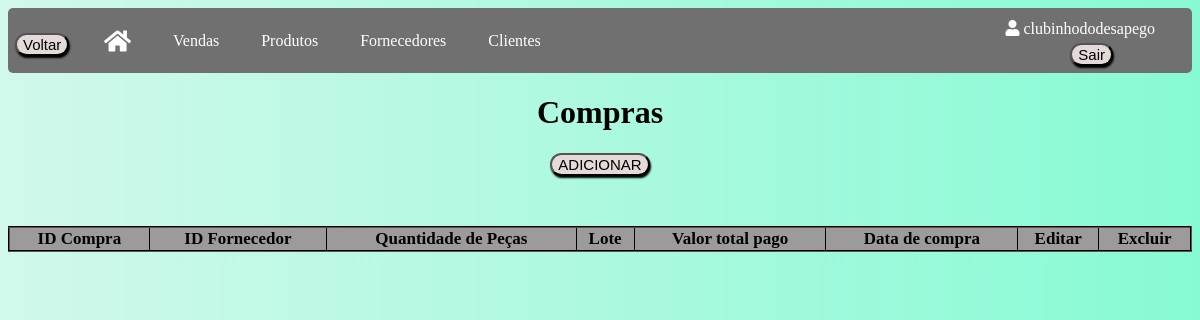
The page /compras (signed in) on the database as committed earlier.
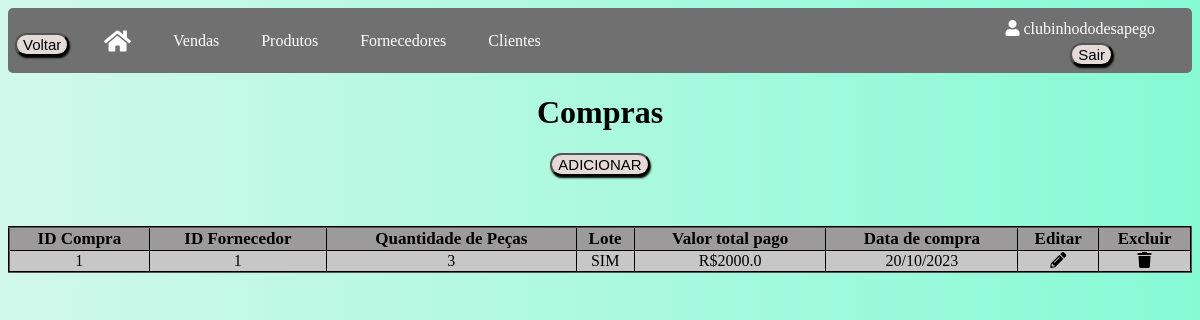
The same page on the database as committed later.
### app/models/tables.py (models this page shows, shortened)
class Usuario(db.Model, UserMixin):
    __tablename__ = "usuarios"
    id = db.Column(db.Integer, primary_key=True, autoincrement=True)
    nome_brecho = db.Column(db.String(100))
    email = db.Column(db.String(84), unique=True)
    usuario = db.Column(db.String(80), unique=True)
    senha = db.Column(db.String(128))
    clientes = db.relationship("Cliente", backref="usuario")
    produtos = db.relationship("Produto", backref="usuario")
    fornecedores = db.relationship("Fornecedor", backref="usuario")
    compras = db.relationship("Compra", backref="usuario")
    vendas = db.relationship("Venda", backref="usuario")

class Compra(db.Model):
    __tablename__ = "compras"
    id = db.Column(db.Integer, primary_key=True, autoincrement=True)
    id_fornecedor = db.Column(db.Integer, db.ForeignKey('fornecedores.id'))
    qtd_pecas = db.Column(db.Integer)
    lote = db.Column(db.String(3))
    val_total_pg = db.Column(db.Float)
    dta_compra = db.Column(db.Date)
    id_usuario = db.Column(db.Integer, db.ForeignKey('usuarios.id'))
    fornecedor = db.relationship('Fornecedor', foreign_keys=id_fornecedor)

### app/default.py (the view)
@login_required
@app.route("/compras", methods=['GET', 'POST'])
def compras():
    compras = Compra.query.filter_by(id_usuario=current_user.id).all()
    return render_template('compras.html', compras=compras)

### app/default.py (called while the page is built)
@login_manager.user_loader
def load_user(id_usuario):
    return Usuario.query.get(int(id_usuario))

### app/templates/compras.html (shortened to what this page needs)
<!DOCTYPE html>
<html lang="en">
<head>
    <link rel="stylesheet" type="text/css" href="{{ url_for('static', filename='css/compras.css') }}">
    <link rel="stylesheet" href="https://cdnjs.cloudflare.com/ajax/libs/font-awesome/5.15.3/css/all.min.css">
    <link rel="stylesheet" type="text/css" href="https://cdn.datatables.net/1.11.5/css/jquery.dataTables.min.css">
</head>
<body>
    <div class="usuario-logado"><i class="fas fa-user"></i> {{ current_user.usuario }}</div>
    <div class="logout">
        <form method="POST" action="{{ url_for('logout') }}">
            <button class="button" type="submit">Sair</button>
        </form>
    </div>
    <div class="navbar">
        <button onclick="window.history.back()" class="button button_voltar">Voltar</button>
        <a href="/home"><i class="fas fa-home icone-casa"></i></a>
        <a href="/vendas">Vendas</a>
        <a href="/produtos">Produtos</a>
        <a href="/fornecedores">Fornecedores</a>
        <a href="/clientes">Clientes</a>
    </div>
    <h1 class="titulo">Compras</h1>
    <button class="button_adc"><a href="comprascadastro">ADICIONAR</a></button>
    <table id="tabelaCompras" class="tabela display" border="2">
        <thead>
            <tr>
                <th>ID Compra</th>
                <th>ID Fornecedor</th>
                <th>Quantidade de Peças</th>
                <th>Lote</th>
                <th>Valor total pago</th>
                <th>Data de compra</th>
                <th>Editar</th>
                <th>Excluir</th>
            </tr>
        </thead>
        <tbody>
            {% for compra in compras %}
            <tr>
                <td>{{ compra.id }}</td>
                <td>{{ compra.id_fornecedor }}</td>
                <td>{{ compra.qtd_pecas }}</td>
                <td>{{ compra.lote }}</td>
                <td>R${{ compra.val_total_pg }}</td>
                <td>{{ compra.dta_compra.strftime("%d/%m/%Y") }}</td>
                <td>
                    <a href="/editarcompras/{{ compra.id }}">
                    <div class="icon-container"><i class="fas fa-pencil-alt"></i></div>
                    </a>
                </td>
                <td>
                    <a href="/excluircompras/{{ compra.id }}" class="excluir-compra" data-id="{{ compra.id }}" data-confirm="Tem certeza de que deseja excluir esta compra?">
                        <div class="icon-container"><i class="fas fa-trash"></i></div>
                    </a>
                </td>
            </tr>
            {% endfor %}
        </tbody>
    </table>
</body>
</html>

### app/static/css/compras.css (style rules this page uses)
body { background: linear-gradient(to right, #d1f8eb, #87fad4); }
.usuario-logado { position: absolute; top: 20px; right: 45px; color: white; }
.logout { position: absolute; top: 43px; right: 87px; }
.button_voltar { position: absolute; top: 33px; left: 15px; }
.button { font-size: 15px; margin-bottom: 13px; background-color: #e4dbd9; cursor: pointer; transition: background-color 0.3s ease; border-radius: 20px; box-shadow: 1px 2px 2px black; }
.navbar { overflow: hidden; background-color: #707070; height: 65px; border-radius: 5px; }
.navbar a { float: left; display: flex; align-items: center; color: white; text-align: center; padding: 0px 16px; text-decoration: none; height: 100%; margin-left: 80px; margin-right: -70px; }
.icone-casa { font-size: 24px; }
.titulo { text-align: center; }
.button_adc { font-size: 15px; margin: 13px auto; background-color: #e4dbd9; cursor: pointer; transition: background-color 0.3s ease; border-radius: 20px; box-shadow: 1px 2px 2px black; display: flex; align-items: center; }
.tabela { border-collapse: collapse; width: 100%; text-align: center; background-color: #c7c7c7; margin-top: 50px; border-color: black; }
th { font-size: 17px; background-color: #9c9a9a; }
a { text-decoration: none; color: #000; }

Rows that differ between the two databases and show on the page:
added Compra: id "1", id_fornecedor "1", qtd_pecas "3", lote "SIM", val_total_pg "2000.0", dta_compra "20/10/2023"
